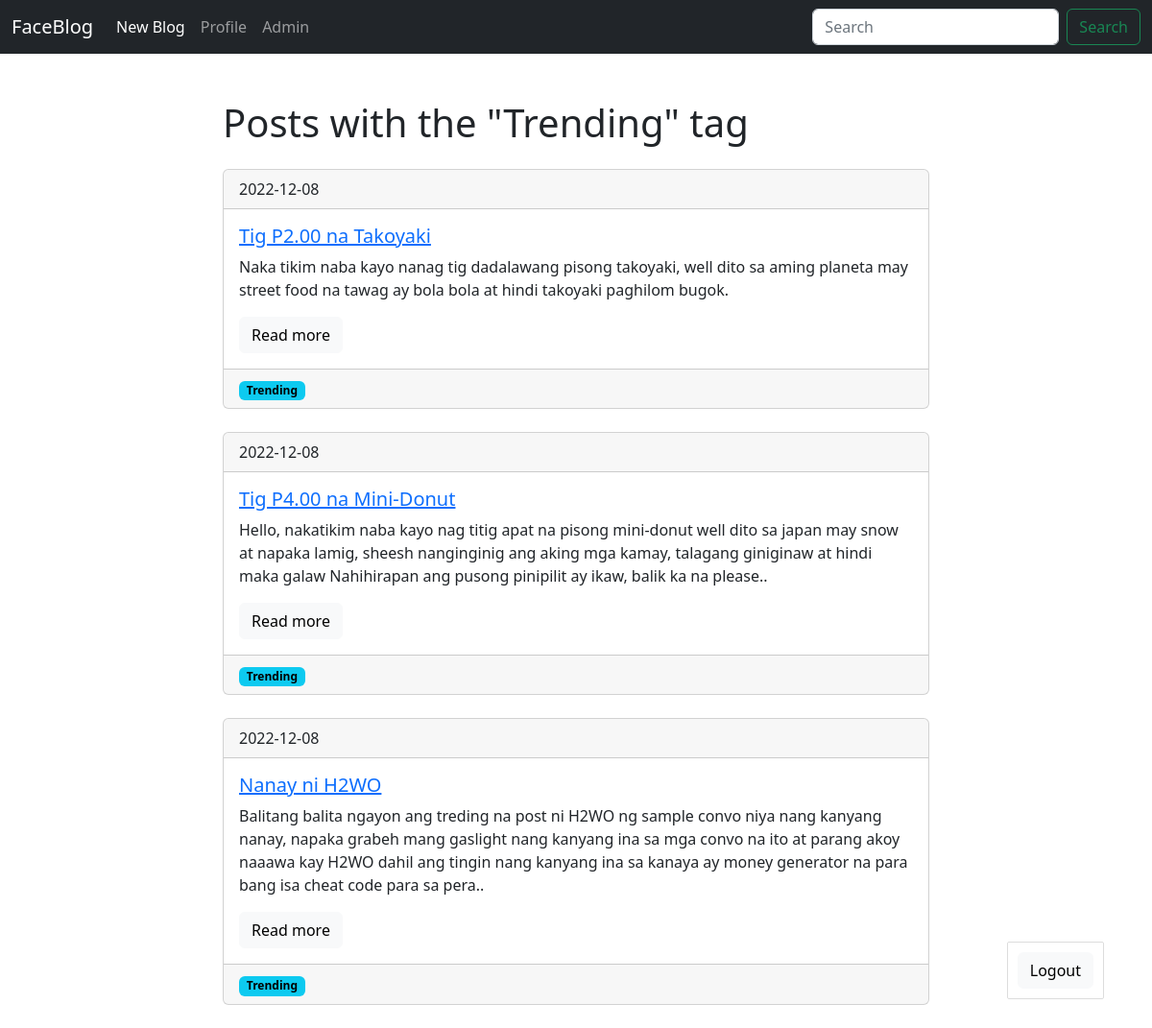
Screenshot of /blog/tags/New_Trend (signed in) with the database file from the repository.
### models.py (models this page shows, shortened)
class Tag(db.Model):
    id = db.Column(db.Integer, primary_key=True)
    title = db.Column(db.String(140))
    slug = db.Column(db.String(140), unique=True)

class Post(db.Model):
    id = db.Column(db.Integer, primary_key=True)
    title = db.Column(db.String(140))
    slug = db.Column(db.String(140), unique=True)
    body = db.Column(db.Text)
    created = db.Column(db.DateTime, default=datetime.now())
    tags = db.relationship('Tag', secondary=posts_tags, backref=db.backref('posts'), lazy='dynamic')

### posts/blueprint.py (the view)
@posts.route('/tags/<slug>')
def tag_detail(slug):
    tag = Tag.query.filter(Tag.slug == slug).first_or_404()
    return render_template('posts/tag_detail.html', tag=tag)

### posts/templates/posts/tag_detail.html (shortened to what this page needs)
{% extends 'base.html' %}
{% block content%}
    <h1>Posts with  the "{{ tag.title }}" tag</h1>
    {% for post in tag.posts %}
        {% include 'posts/includes/card.html' %}
    {% endfor %}
{% endblock %}

### posts/templates/posts/includes/card.html
<div class="card mb-4 mt-4">
            <div class="card-header">
                {{ post.created.date() }}
            </div>
            <div class="card-body">
                <h5 class="card-title">
                    <a href="{{ url_for('posts.post_detail', slug=post.slug) }}">{{post.title}}</a>
                </h5>
                <p class="card-text"> {{post.body}} </p>
                <a href=" {{url_for('posts.post_detail', slug=post.slug)}} " class="btn btn-light">Read more</a>
            </div>
            {% if post.tags.count() %}
                <div class="card-footer text-muted">
                    {% for tag in post.tags %}
                    <a href="{{ url_for('posts.tag_detail',slug=tag.slug) }}">
                        <span class="badge text-bg-info">
                            {{ tag.title }}
                        </span>
                    </a>
                    {% endfor %}
                </div>
            {% endif %}
        </div>

### rows the page displays
Tag: title "Trending"
Post: created "2022-12-08", title "Tig P2.00 na Takoyaki", body "Naka tikim naba kayo nanag tig dadalawang pisong takoyaki, well dito sa aming planeta may street food na tawag ay bola bola at hindi takoyaki paghilom bugok."
Post: created "2022-12-08", title "Tig P4.00 na Mini-Donut", body "Hello, nakatikim naba kayo nag titig apat na pisong mini-donut well dito sa japan may snow at napaka lamig, sheesh nanginginig ang aking mga kamay, talagang giniginaw at hindi maka galaw Nahihirapan ang pusong pinipilit ay ikaw, balik ka na please.."
Post: created "2022-12-08", title "Nanay ni H2WO", body "Balitang balita ngayon ang treding na post ni H2WO ng sample convo niya nang kanyang nanay, napaka grabeh mang gaslight nang kanyang ina sa mga convo na ito at parang akoy naaawa kay H2WO dahil ang tingin nang kanyang ina sa kanaya ay money generator na para bang isa cheat code para sa pera.."
